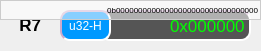
     <widget class="QWidget" name="widget_7" native="true">
      <property name="geometry">
       <rect>
        <x>0</x>
        <y>380</y>
        <width>261</width>
        <height>51</height>
       </rect>
      </property>
      <widget class="QLineEdit" name="DataEdit_r7">
       <property name="geometry">
        <rect>
         <x>100</x>
         <y>10</y>
         <width>151</width>
         <height>31</height>
        </rect>
       </property>
       <property name="font">
        <font>
         <pointsize>13</pointsize>
         <weight>50</weight>
         <bold>false</bold>
        </font>
       </property>
       <property name="styleSheet">
        <string notr="true">QLineEdit{
	background-color:#555555;
	border:2px inset #ccaacc;
	border-radius:10px;
	color:rgb(0,255,0);
}</string>
       </property>
       <property name="text">
        <string>0x000000</string>
       </property>
       <property name="alignment">
        <set>Qt::AlignRight|Qt::AlignTrailing|Qt::AlignVCenter</set>
       </property>
       <property name="readOnly">
        <bool>true</bool>
       </property>
      </widget>
      <widget class="QLabel" name="label_7">
       <property name="geometry">
        <rect>
         <x>10</x>
         <y>14</y>
         <width>51</width>
         <height>21</height>
        </rect>
       </property>
       <property name="font">
        <font>
         <pointsize>13</pointsize>
         <weight>75</weight>
         <bold>true</bold>
        </font>
       </property>
       <property name="layoutDirection">
        <enum>Qt::LeftToRight</enum>
       </property>
       <property name="text">
        <string>  R7</string>
       </property>
      </widget>
      <widget class="QPushButton" name="NumSysSetButton_r7">
       <property name="geometry">
        <rect>
         <x>60</x>
         <y>10</y>
         <width>51</width>
         <height>31</height>
        </rect>
       </property>
       <property name="styleSheet">
        <string notr="true">QPushButton{
	background-color:#0099ff;
	border:2px inset #ccaacc;
	border-radius:10px;
	color:rgb(255,255,255);
}

QPushButton::hover{
	background-color:#0033ff;
	border:2px inset #0077ff;
	border-radius:1px;
	color:rgb(200,200,200);
}
QPushButton::pressed{
	border:2px inset #ffffff;
	border-radius:1px;
}</string>
       </property>
       <property name="text">
        <string>u32-H</string>
       </property>
      </widget>
      <widget class="QLabel" name="RegPrompt_r7">
       <property name="geometry">
        <rect>
         <x>0</x>
         <y>0</y>
         <width>261</width>
         <height>20</height>
        </rect>
       </property>
       <property name="font">
        <font>
         <pointsize>6</pointsize>
        </font>
       </property>
       <property name="styleSheet">
        <string notr="true">QWidget{
	background-color:#88ffffff;
    border:1px solid #cccccc;
	border-radius:20px;
}</string>
       </property>
       <property name="text">
        <string>0b00000000000000000000000000000000</string>
       </property>
       <property name="alignment">
        <set>Qt::AlignRight|Qt::AlignTrailing|Qt::AlignVCenter</set>
       </property>
      </widget>
     </widget>
